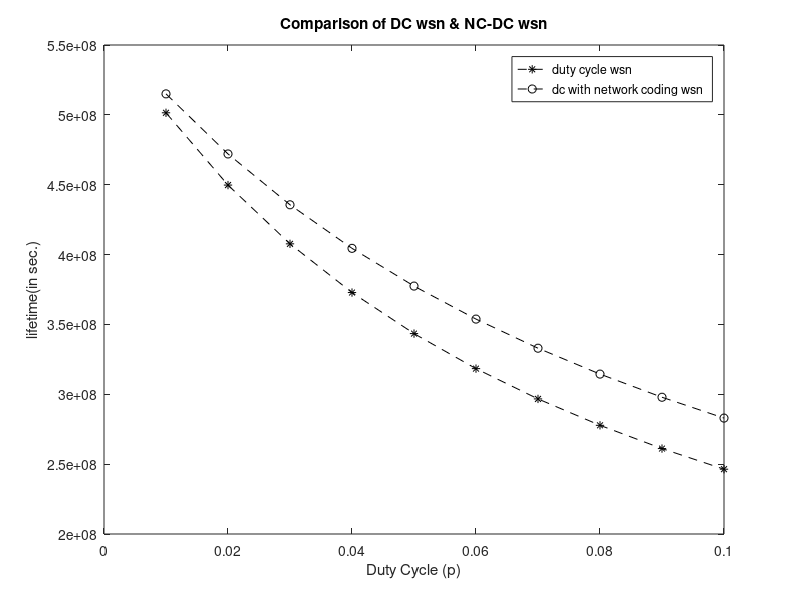

Here is the MATLAB script that generated this plot:
clear all
clc
close all
A=200*200;   %M2
D=60;   %bottle neck zone radius
B=pi*(D)^2;
N=1000;
n=2;
alpha11=0.937e-6;
alpha12=0.787e-6;
alpha2=0.0172e-6;
Esleep=30e-6;
Eb=17e3;
m=11;
%t=1;
dm=2;   % optimal hop length
alpha1=0.33e-6;
es=1e-9;
H=960; %bits
p=[0.01:0.01:0.1];
%p=0.01;
%int(int(x)dS)=(2/3)*pi*D^3;
rs=H/((A-B)*N/A);

for i=1:length(p)    
Qx(i) = p(i)* alpha1*(n/(n-1))*rs*(D*(A-B)*((m+1)/2)+((2/3)*pi*(D)^3))+B*dm*(p(i)*rs*(es-alpha12)+(1-p(i))*Esleep);
t(i)=(dm*B*Eb)/Qx(i);
end
plot(p,t,'k--*')
hold on
%%%%%%%%%%%%%%%%%%%%%%%%%%%%%%%%%%%%%%%%%%%%%%%%%%%%%%%%%%%%%%%%%%%%%%%%%%%%%%
clear all
clc
A=200*200;   %M2
D=60;   %bottle neck zone radius
B=pi*(D)^2;
N=1000;
n=2;
alpha11=0.937e-6;
alpha12=0.787e-6;
alpha2=0.0172e-6;
Esleep=30e-6;
Eb=17e3;
m=11;
%t=1;
k=2;
dm=2;   % optimal hop length
alpha1=0.342e-6;
es=1e-9;
h=2;
H=960; %bits
p=[0.01:0.01:0.1];
%p=0.01;
%int(int(x)dS)=(2/3)*pi*D^3;
rs=H/((A-B)*N/A);

for i=1:length(p)    
Qx(i) = p(i)*alpha1*(n/(n-1))*rs*(D*(A-B)*((m+1)/2)*((1+k*(h-1))/(k*h))+((2/3)*pi*(D)^3))+B*dm*(p(i)*rs*(es-alpha12)+(1-p(i))*Esleep);
t(i)=(dm*B*Eb)/Qx(i);
end
plot(p,t,'k--o')
hold on

xlabel('Duty Cycle (p)');
ylabel('lifetime(in sec.)');
title('Comparison of DC wsn & NC-DC wsn')
legend('duty cycle wsn','dc with network coding wsn');